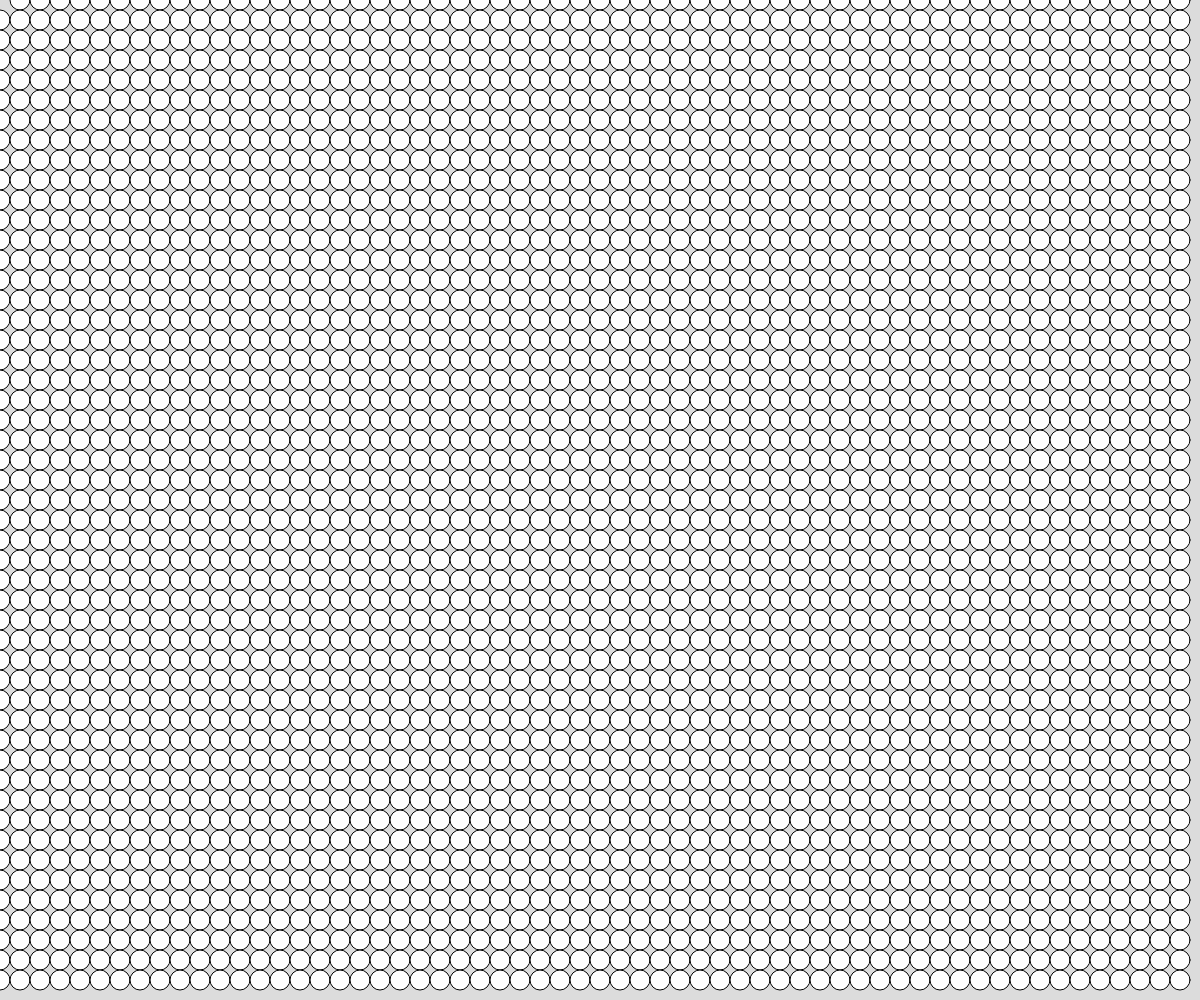
Frame 1 (no input)
Frame 60 (no input): identical to frame 1, image omitted
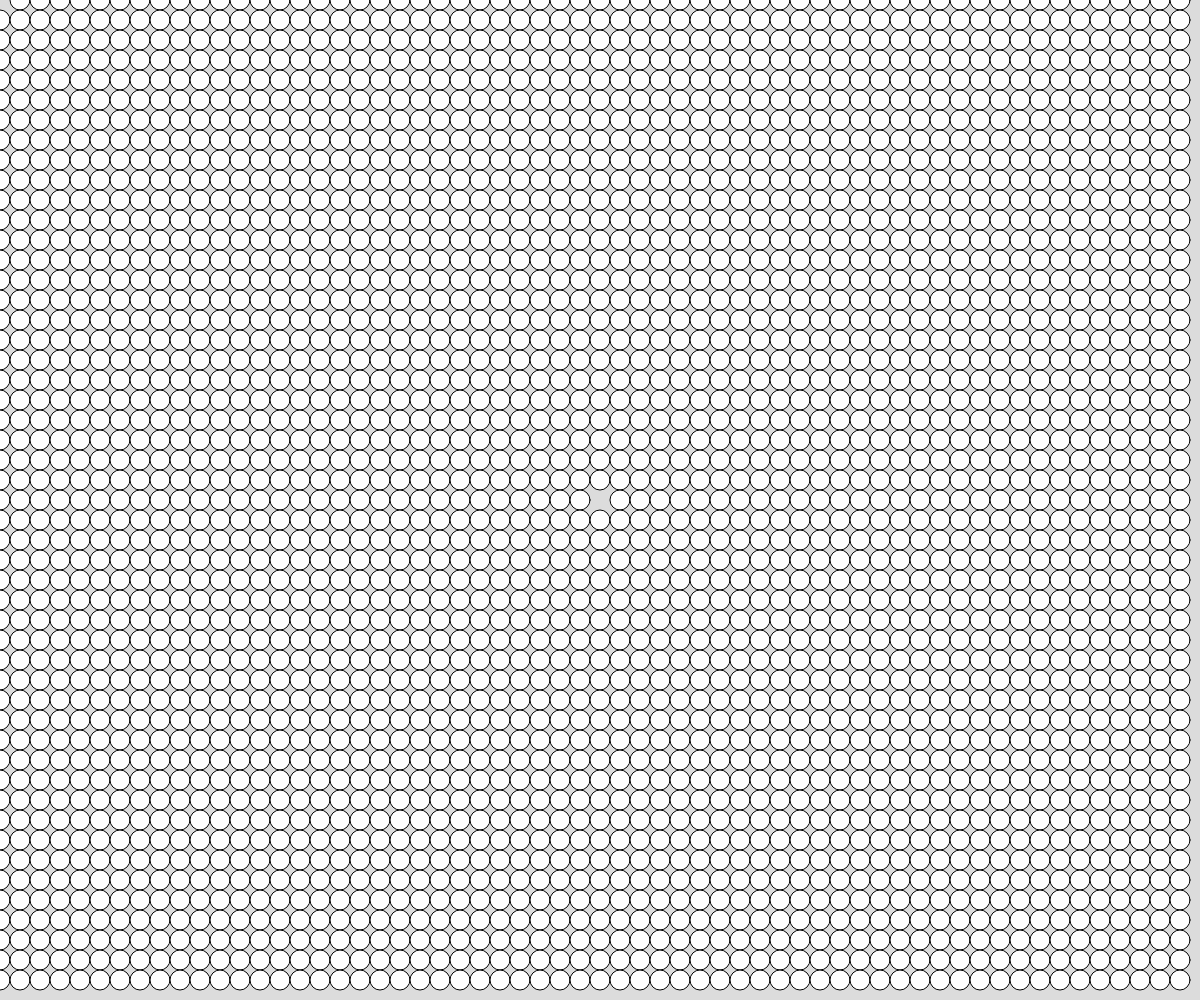
Frame 120 (the mouse pressed at the canvas centre since frame 60)

The p5.js sketch that drew these frames (run headless with seeded random() and noise() and a simulated clock; from frame 60 on, the mouse is pressed at the canvas centre):

// p5.js sketch
// ── sketch.js
// Nested Loops and Pooping Bubbles
// Kamran Shirazi
// Oct 3, 2025

let bubbles = [];
let bubblesSize = 20;

function setup() {
  createCanvas(windowWidth, windowHeight);
  // draw_with_grid();
  populateArray();
  showBubbles();
}

function draw() {
  background(220);
  showBubbles();
}

function populateArray(){
  // Use a nested loop to generate x, y position fpr
  // all our bubbles.
  for (let x = 0; x < width; x += bubblesSize){
    for(let y = 0; y < height; y += bubblesSize){
      let b = {
        x: x, y: y
      }
      bubbles.push(b);
    }
  }
}

function showBubbles(){
  // Tranverse the array , and display a bubble at
  // each (x, y)
  for(let i = 0; i < bubbles.length; i++){
    let b = bubbles[i];
    circle(b.x, b.y, bubblesSize);
    // point-in-circle distance check (pop):
    if(dist(b.x, b.y, mouseX, mouseY) < bubblesSize){
      // to delete an item: use .splice()
      // .splice(pos, #ofItemsToDEL, [])
      bubbles.splice(i, 1);
    }
  }
}



























function draw_with_grid(){
  noFill();
  for(let x = 0; x <= width; x += 30){
    for(let y = 0; y <= height; y += 30){
      circle(x, y, 20)
    }
  }
}
